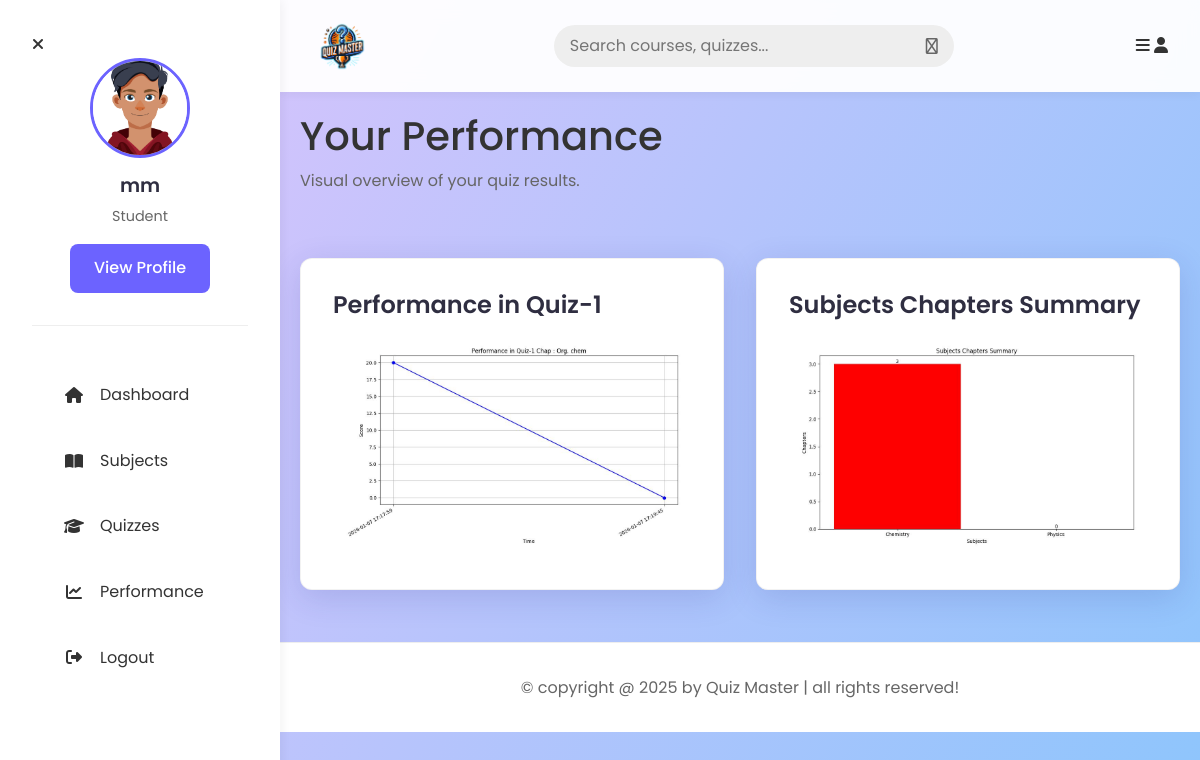
Page /user_summary (signed in) on the earlier database version.
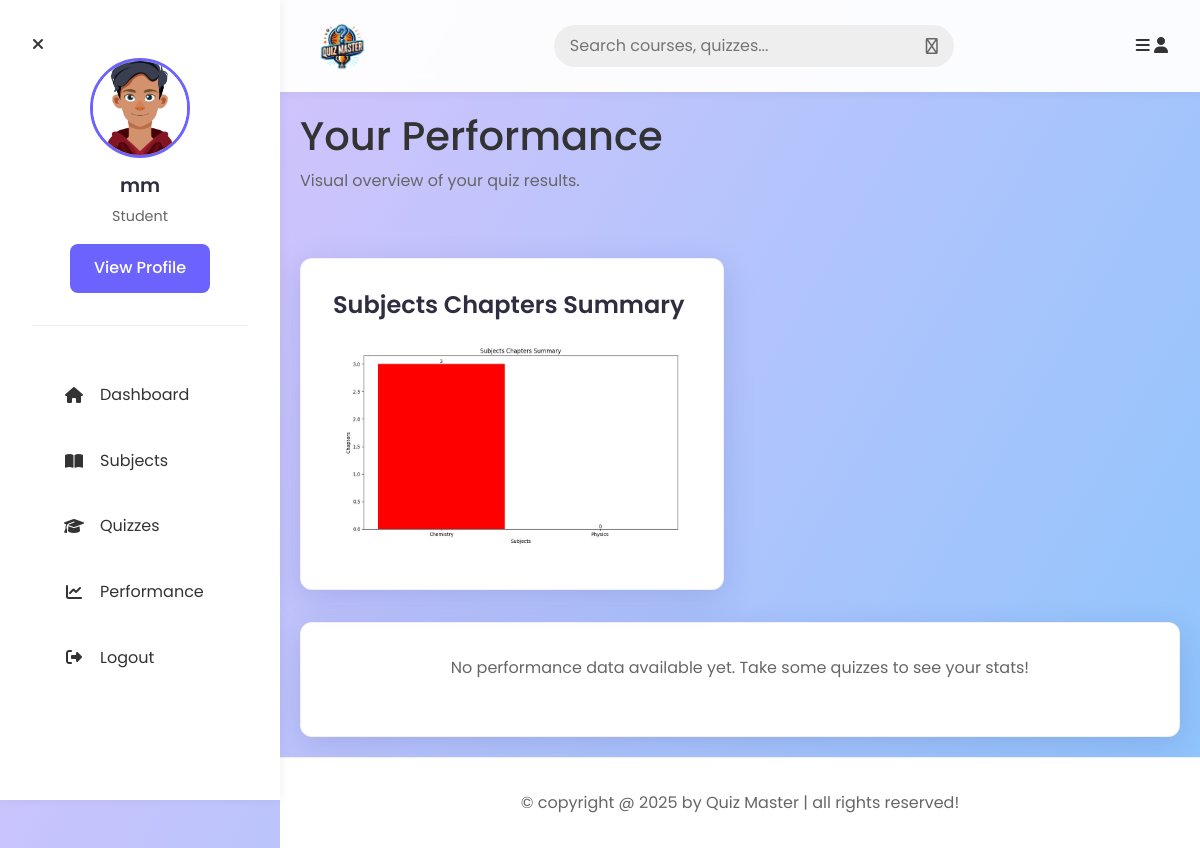
Same page on the later database version.
### models/models.py (models this page shows)
class Quiz(db.Model):
    __tablename__ = "quiz"
    id = db.Column(db.Integer, primary_key=True)
    user_id = db.Column(db.Integer, db.ForeignKey('user_info.id'), nullable=False)
    chapter_id = db.Column(db.Integer, db.ForeignKey('chapter.id'), nullable=False)
    date_time = db.Column(db.DateTime, nullable=False)
    duration = db.Column(db.Time, nullable=False)
    score = db.Column(db.Integer, nullable=False)
    quiz_maxm_score = db.Column(db.Integer, default=0)
    questions = db.relationship("Question", cascade="all,delete",backref="quiz",lazy=True)

### controllers/routes.py (the view)
@user.route('/user_summary')
@login_required
def user_summary():
    user = User_Info.query.get(current_user.id)
    quizes_by_user = user.quizs
    quiz_image_paths = get_users_score_summary(quizes_by_user)
    subs_chaps_image_path = get_subs_chaps_summary()
    return render_template('user_summary.html',
                           quizzes=quizes_by_user,
                           quiz_image_paths=quiz_image_paths,
                           subs_chaps_image_path=subs_chaps_image_path)

### controllers/routes.py (called while the page is built)
def get_scores(user, q):
    scores = Score.query.filter_by(user_id=user.id, quiz_id=q.id).order_by(Score.time_stamp_of_attempt).all()
    return scores

def get_subs():
    subs = Subject.query.all()
    return subs

### extensions.py (called while the page is built)
@login_manager.user_loader
def load_user(user_id):
    from models.models import User_Info
    return User_Info.query.get(int(user_id))

### templates/user_summary.html
{% extends "user_layout.html" %}
{% block content %}
<section class="dashboard">
  <div class="heading" style="border: none; margin-bottom: 2rem;">
    <h1>Your Performance</h1>
    <p style="color: var(--text-light);">Visual overview of your quiz results.</p>
  </div>
  <div class="grid-container">
    {% for quiz in quizzes %}
    <div class="box">
      <h3 class="title" style="margin-bottom: 1rem;">Performance in Quiz-{{ quiz.id }}</h3>
      <div style="background: var(--white); border-radius: 0.5rem; padding: 0.5rem; text-align: center;">
        <img src="{{ quiz_image_paths[loop.index0] }}" class="img-fluid" alt="Quiz Performance"
          style="max-width: 100%; height: auto; border-radius: 0.5rem;">
      </div>
    </div>
    {% endfor %}
    <div class="box">
      <h3 class="title" style="margin-bottom: 1rem;">Subjects Chapters Summary</h3>
      <div style="background: var(--white); border-radius: 0.5rem; padding: 0.5rem; text-align: center;">
        <img src="{{ subs_chaps_image_path }}" class="img-fluid" alt="Subjects Chapters Summary"
          style="max-width: 100%; height: auto; border-radius: 0.5rem;">
      </div>
    </div>
  </div>
  {% if not quizzes %}
  <div class="box" style="text-align: center;">
    <p>No performance data available yet. Take some quizzes to see your stats!</p>
  </div>
  {% endif %}
</section>
{% endblock %}

Differences in the rows shown:
no longer on this page (row edited): Quiz: id "1"
Other differences:
text now shown: "No performance data available yet. Take some quizzes to see your stats!"
